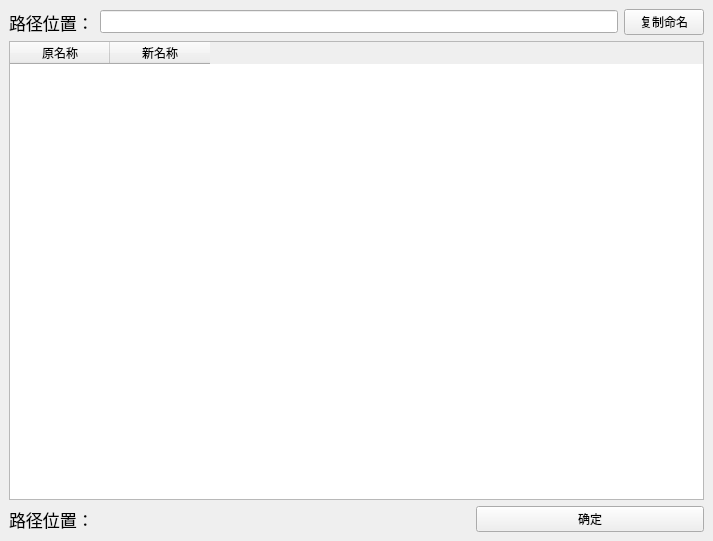
<?xml version="1.0" encoding="UTF-8"?>
<ui version="4.0">
 <class>MainWindow</class>
 <widget class="QMainWindow" name="MainWindow">
  <property name="geometry">
   <rect>
    <x>0</x>
    <y>0</y>
    <width>713</width>
    <height>541</height>
   </rect>
  </property>
  <property name="windowTitle">
   <string>MainWindow</string>
  </property>
  <widget class="QWidget" name="centralwidget">
   <layout class="QVBoxLayout" name="verticalLayout">
    <item>
     <layout class="QHBoxLayout" name="horizontalLayout_2">
      <item>
       <widget class="QLabel" name="label">
        <property name="font">
         <font>
          <pointsize>13</pointsize>
         </font>
        </property>
        <property name="text">
         <string>路径位置：</string>
        </property>
       </widget>
      </item>
      <item>
       <widget class="QLineEdit" name="lineEditFilePath">
        <property name="font">
         <font>
          <pointsize>10</pointsize>
         </font>
        </property>
       </widget>
      </item>
      <item>
       <widget class="QPushButton" name="pushButtonCopyAllName">
        <property name="text">
         <string>复制命名</string>
        </property>
       </widget>
      </item>
     </layout>
    </item>
    <item>
     <widget class="QTableWidget" name="tableWidget">
      <property name="autoFillBackground">
       <bool>false</bool>
      </property>
      <attribute name="horizontalHeaderCascadingSectionResizes">
       <bool>true</bool>
      </attribute>
      <attribute name="verticalHeaderCascadingSectionResizes">
       <bool>true</bool>
      </attribute>
      <column>
       <property name="text">
        <string>原名称</string>
       </property>
      </column>
      <column>
       <property name="text">
        <string>新名称</string>
       </property>
      </column>
     </widget>
    </item>
    <item>
     <layout class="QHBoxLayout" name="horizontalLayout_3">
      <item>
       <widget class="QLabel" name="label_2">
        <property name="font">
         <font>
          <pointsize>13</pointsize>
         </font>
        </property>
        <property name="text">
         <string>路径位置：</string>
        </property>
       </widget>
      </item>
      <item>
       <widget class="QLabel" name="label_3">
        <property name="text">
         <string/>
        </property>
       </widget>
      </item>
      <item>
       <widget class="QPushButton" name="pushButtonOK">
        <property name="text">
         <string>确定</string>
        </property>
       </widget>
      </item>
     </layout>
    </item>
   </layout>
  </widget>
 </widget>
 <resources/>
 <connections/>
</ui>
